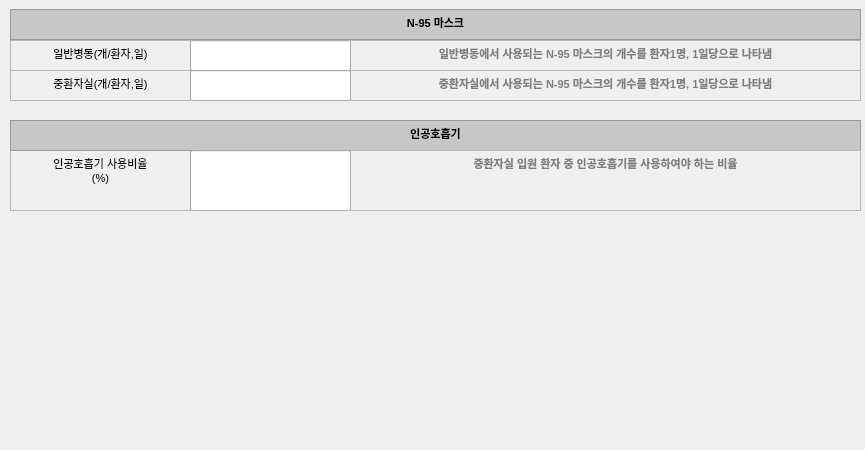
       <widget class="QWidget" name="scrollAreaWidgetContents_6">
        <property name="geometry">
         <rect>
          <x>0</x>
          <y>0</y>
          <width>865</width>
          <height>450</height>
         </rect>
        </property>
        <widget class="QTextEdit" name="textEdit_189">
         <property name="enabled">
          <bool>false</bool>
         </property>
         <property name="geometry">
          <rect>
           <x>10</x>
           <y>40</y>
           <width>181</width>
           <height>31</height>
          </rect>
         </property>
         <property name="html">
          <string>&lt;!DOCTYPE HTML PUBLIC &quot;-//W3C//DTD HTML 4.0//EN&quot; &quot;http://www.w3.org/TR/REC-html40/strict.dtd&quot;&gt;
&lt;html&gt;&lt;head&gt;&lt;meta name=&quot;qrichtext&quot; content=&quot;1&quot; /&gt;&lt;style type=&quot;text/css&quot;&gt;
p, li { white-space: pre-wrap; }
&lt;/style&gt;&lt;/head&gt;&lt;body style=&quot; font-family:'맑은 고딕'; font-size:8.25pt; font-weight:400; font-style:normal;&quot;&gt;
&lt;p align=&quot;center&quot; style=&quot; margin-top:0px; margin-bottom:0px; margin-left:0px; margin-right:0px; -qt-block-indent:0; text-indent:0px;&quot;&gt;&lt;span style=&quot; font-size:8pt; color:#000000;&quot;&gt;일반병동(개/환자,일)&lt;/span&gt;&lt;/p&gt;&lt;/body&gt;&lt;/html&gt;</string>
         </property>
        </widget>
        <widget class="QTextEdit" name="textEdit_190">
         <property name="enabled">
          <bool>false</bool>
         </property>
         <property name="geometry">
          <rect>
           <x>10</x>
           <y>9</y>
           <width>851</width>
           <height>31</height>
          </rect>
         </property>
         <property name="styleSheet">
          <string notr="true">background-color: rgb(199, 199, 199);</string>
         </property>
         <property name="html">
          <string>&lt;!DOCTYPE HTML PUBLIC &quot;-//W3C//DTD HTML 4.0//EN&quot; &quot;http://www.w3.org/TR/REC-html40/strict.dtd&quot;&gt;
&lt;html&gt;&lt;head&gt;&lt;meta name=&quot;qrichtext&quot; content=&quot;1&quot; /&gt;&lt;style type=&quot;text/css&quot;&gt;
p, li { white-space: pre-wrap; }
&lt;/style&gt;&lt;/head&gt;&lt;body style=&quot; font-family:'맑은 고딕'; font-size:8.25pt; font-weight:400; font-style:normal;&quot;&gt;
&lt;p align=&quot;center&quot; style=&quot; margin-top:0px; margin-bottom:0px; margin-left:0px; margin-right:0px; -qt-block-indent:0; text-indent:0px;&quot;&gt;&lt;span style=&quot; font-size:8pt; font-weight:600; color:#000000;&quot;&gt;N-95 마스크&lt;/span&gt;&lt;/p&gt;&lt;/body&gt;&lt;/html&gt;</string>
         </property>
        </widget>
        <widget class="QTextEdit" name="textEdit_192">
         <property name="enabled">
          <bool>false</bool>
         </property>
         <property name="geometry">
          <rect>
           <x>10</x>
           <y>150</y>
           <width>181</width>
           <height>61</height>
          </rect>
         </property>
         <property name="html">
          <string>&lt;!DOCTYPE HTML PUBLIC &quot;-//W3C//DTD HTML 4.0//EN&quot; &quot;http://www.w3.org/TR/REC-html40/strict.dtd&quot;&gt;
&lt;html&gt;&lt;head&gt;&lt;meta name=&quot;qrichtext&quot; content=&quot;1&quot; /&gt;&lt;style type=&quot;text/css&quot;&gt;
p, li { white-space: pre-wrap; }
&lt;/style&gt;&lt;/head&gt;&lt;body style=&quot; font-family:'맑은 고딕'; font-size:8.25pt; font-weight:400; font-style:normal;&quot;&gt;
&lt;p align=&quot;center&quot; style=&quot; margin-top:0px; margin-bottom:0px; margin-left:0px; margin-right:0px; -qt-block-indent:0; text-indent:0px;&quot;&gt;&lt;span style=&quot; font-size:8pt; color:#000000;&quot;&gt;인공호흡기 사용비율&lt;/span&gt;&lt;/p&gt;
&lt;p align=&quot;center&quot; style=&quot; margin-top:0px; margin-bottom:0px; margin-left:0px; margin-right:0px; -qt-block-indent:0; text-indent:0px;&quot;&gt;&lt;span style=&quot; font-size:8pt; color:#000000;&quot;&gt;(%)&lt;/span&gt;&lt;/p&gt;&lt;/body&gt;&lt;/html&gt;</string>
         </property>
        </widget>
        <widget class="QTextEdit" name="textEdit_193">
         <property name="enabled">
          <bool>false</bool>
         </property>
         <property name="geometry">
          <rect>
           <x>10</x>
           <y>120</y>
           <width>851</width>
           <height>31</height>
          </rect>
         </property>
         <property name="styleSheet">
          <string notr="true">background-color: rgb(199, 199, 199);</string>
         </property>
         <property name="html">
          <string>&lt;!DOCTYPE HTML PUBLIC &quot;-//W3C//DTD HTML 4.0//EN&quot; &quot;http://www.w3.org/TR/REC-html40/strict.dtd&quot;&gt;
&lt;html&gt;&lt;head&gt;&lt;meta name=&quot;qrichtext&quot; content=&quot;1&quot; /&gt;&lt;style type=&quot;text/css&quot;&gt;
p, li { white-space: pre-wrap; }
&lt;/style&gt;&lt;/head&gt;&lt;body style=&quot; font-family:'맑은 고딕'; font-size:8.25pt; font-weight:400; font-style:normal;&quot;&gt;
&lt;p align=&quot;center&quot; style=&quot; margin-top:0px; margin-bottom:0px; margin-left:0px; margin-right:0px; -qt-block-indent:0; text-indent:0px;&quot;&gt;&lt;span style=&quot; font-size:8pt; font-weight:600; color:#000000;&quot;&gt;인공호흡기&lt;/span&gt;&lt;/p&gt;&lt;/body&gt;&lt;/html&gt;</string>
         </property>
        </widget>
        <widget class="QTextEdit" name="textEdit_196">
         <property name="enabled">
          <bool>false</bool>
         </property>
         <property name="geometry">
          <rect>
           <x>10</x>
           <y>70</y>
           <width>181</width>
           <height>31</height>
          </rect>
         </property>
         <property name="html">
          <string>&lt;!DOCTYPE HTML PUBLIC &quot;-//W3C//DTD HTML 4.0//EN&quot; &quot;http://www.w3.org/TR/REC-html40/strict.dtd&quot;&gt;
&lt;html&gt;&lt;head&gt;&lt;meta name=&quot;qrichtext&quot; content=&quot;1&quot; /&gt;&lt;style type=&quot;text/css&quot;&gt;
p, li { white-space: pre-wrap; }
&lt;/style&gt;&lt;/head&gt;&lt;body style=&quot; font-family:'맑은 고딕'; font-size:8.25pt; font-weight:400; font-style:normal;&quot;&gt;
&lt;p align=&quot;center&quot; style=&quot; margin-top:0px; margin-bottom:0px; margin-left:0px; margin-right:0px; -qt-block-indent:0; text-indent:0px;&quot;&gt;&lt;span style=&quot; font-size:8pt; color:#000000;&quot;&gt;중환자실(개/환자,일)&lt;/span&gt;&lt;/p&gt;&lt;/body&gt;&lt;/html&gt;</string>
         </property>
        </widget>
        <widget class="QLineEdit" name="input_mask_NICU">
         <property name="geometry">
          <rect>
           <x>190</x>
           <y>40</y>
           <width>161</width>
           <height>31</height>
          </rect>
         </property>
         <property name="text">
          <string/>
         </property>
         <property name="maxLength">
          <number>20</number>
         </property>
         <property name="alignment">
          <set>Qt::AlignCenter</set>
         </property>
        </widget>
        <widget class="QLineEdit" name="input_mask_ICU">
         <property name="geometry">
          <rect>
           <x>190</x>
           <y>70</y>
           <width>161</width>
           <height>31</height>
          </rect>
         </property>
         <property name="text">
          <string/>
         </property>
         <property name="maxLength">
          <number>20</number>
         </property>
         <property name="alignment">
          <set>Qt::AlignCenter</set>
         </property>
        </widget>
        <widget class="QLineEdit" name="input_respRate">
         <property name="geometry">
          <rect>
           <x>190</x>
           <y>150</y>
           <width>161</width>
           <height>61</height>
          </rect>
         </property>
         <property name="text">
          <string/>
         </property>
         <property name="maxLength">
          <number>20</number>
         </property>
         <property name="alignment">
          <set>Qt::AlignCenter</set>
         </property>
        </widget>
        <widget class="QTextEdit" name="textEdit_349">
         <property name="enabled">
          <bool>false</bool>
         </property>
         <property name="geometry">
          <rect>
           <x>350</x>
           <y>40</y>
           <width>511</width>
           <height>31</height>
          </rect>
         </property>
         <property name="html">
          <string>&lt;!DOCTYPE HTML PUBLIC &quot;-//W3C//DTD HTML 4.0//EN&quot; &quot;http://www.w3.org/TR/REC-html40/strict.dtd&quot;&gt;
&lt;html&gt;&lt;head&gt;&lt;meta name=&quot;qrichtext&quot; content=&quot;1&quot; /&gt;&lt;style type=&quot;text/css&quot;&gt;
p, li { white-space: pre-wrap; }
&lt;/style&gt;&lt;/head&gt;&lt;body style=&quot; font-family:'맑은 고딕'; font-size:8.25pt; font-weight:400; font-style:normal;&quot;&gt;
&lt;p align=&quot;center&quot; style=&quot; margin-top:0px; margin-bottom:0px; margin-left:0px; margin-right:0px; -qt-block-indent:0; text-indent:0px;&quot;&gt;&lt;span style=&quot; font-size:8pt; font-weight:600; color:#7f7f7f;&quot;&gt;일반병동에서 사용되는 N-95 마스크의 개수를 환자1명, 1일당으로 나타냄&lt;/span&gt;&lt;/p&gt;&lt;/body&gt;&lt;/html&gt;</string>
         </property>
        </widget>
        <widget class="QTextEdit" name="textEdit_350">
         <property name="enabled">
          <bool>false</bool>
         </property>
         <property name="geometry">
          <rect>
           <x>350</x>
           <y>70</y>
           <width>511</width>
           <height>31</height>
          </rect>
         </property>
         <property name="html">
          <string>&lt;!DOCTYPE HTML PUBLIC &quot;-//W3C//DTD HTML 4.0//EN&quot; &quot;http://www.w3.org/TR/REC-html40/strict.dtd&quot;&gt;
&lt;html&gt;&lt;head&gt;&lt;meta name=&quot;qrichtext&quot; content=&quot;1&quot; /&gt;&lt;style type=&quot;text/css&quot;&gt;
p, li { white-space: pre-wrap; }
&lt;/style&gt;&lt;/head&gt;&lt;body style=&quot; font-family:'맑은 고딕'; font-size:8.25pt; font-weight:400; font-style:normal;&quot;&gt;
&lt;p align=&quot;center&quot; style=&quot; margin-top:0px; margin-bottom:0px; margin-left:0px; margin-right:0px; -qt-block-indent:0; text-indent:0px;&quot;&gt;&lt;span style=&quot; font-size:8pt; font-weight:600; color:#7f7f7f;&quot;&gt;중환자실에서 사용되는 N-95 마스크의 개수를 환자1명, 1일당으로 나타냄&lt;/span&gt;&lt;/p&gt;&lt;/body&gt;&lt;/html&gt;</string>
         </property>
        </widget>
        <widget class="QTextEdit" name="textEdit_351">
         <property name="enabled">
          <bool>false</bool>
         </property>
         <property name="geometry">
          <rect>
           <x>350</x>
           <y>150</y>
           <width>511</width>
           <height>61</height>
          </rect>
         </property>
         <property name="html">
          <string>&lt;!DOCTYPE HTML PUBLIC &quot;-//W3C//DTD HTML 4.0//EN&quot; &quot;http://www.w3.org/TR/REC-html40/strict.dtd&quot;&gt;
&lt;html&gt;&lt;head&gt;&lt;meta name=&quot;qrichtext&quot; content=&quot;1&quot; /&gt;&lt;style type=&quot;text/css&quot;&gt;
p, li { white-space: pre-wrap; }
&lt;/style&gt;&lt;/head&gt;&lt;body style=&quot; font-family:'맑은 고딕'; font-size:8.25pt; font-weight:400; font-style:normal;&quot;&gt;
&lt;p align=&quot;center&quot; style=&quot; margin-top:0px; margin-bottom:0px; margin-left:0px; margin-right:0px; -qt-block-indent:0; text-indent:0px;&quot;&gt;&lt;span style=&quot; font-size:8pt; font-weight:600; color:#7f7f7f;&quot;&gt;중환자실 입원 환자 중 인공호흡기를 사용하여야 하는 비율&lt;/span&gt;&lt;/p&gt;&lt;/body&gt;&lt;/html&gt;</string>
         </property>
        </widget>
        <zorder>textEdit_189</zorder>
        <zorder>textEdit_190</zorder>
        <zorder>textEdit_192</zorder>
        <zorder>textEdit_193</zorder>
        <zorder>textEdit_196</zorder>
        <zorder>input_respRate</zorder>
        <zorder>textEdit_349</zorder>
        <zorder>textEdit_350</zorder>
        <zorder>input_mask_NICU</zorder>
        <zorder>input_mask_ICU</zorder>
        <zorder>textEdit_351</zorder>
       </widget>
